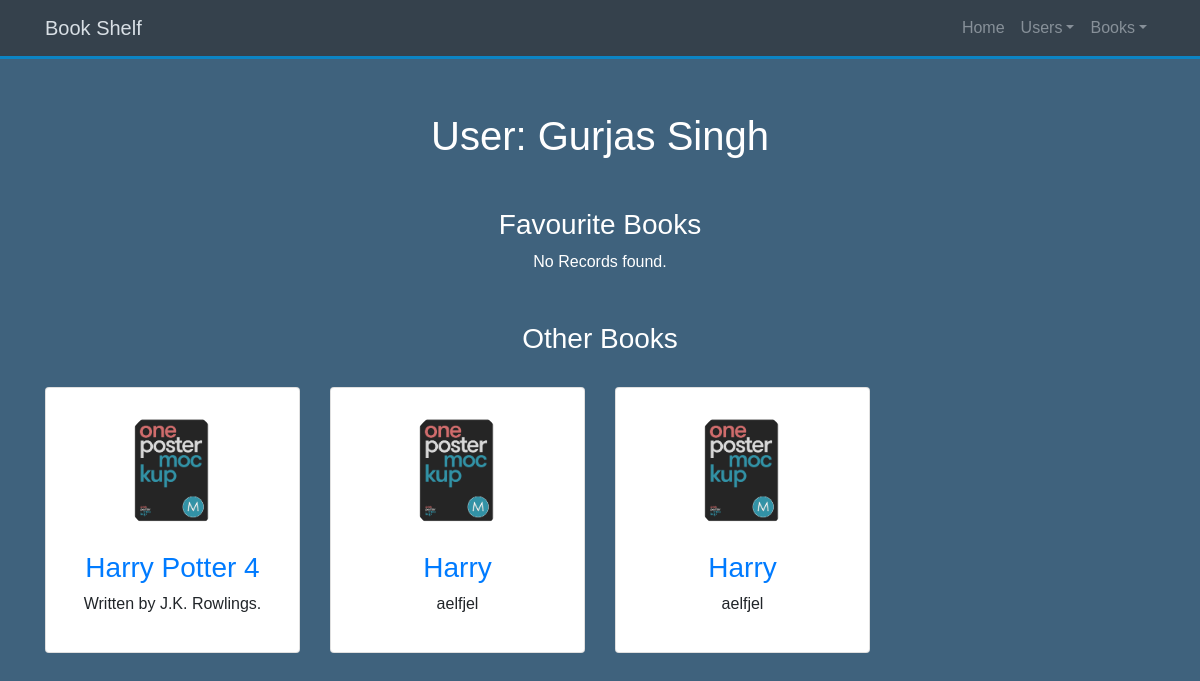
The page /singleUser/2 on the database its author committed.
### database_setup.py (models this page shows, shortened)
class User(Base):
    __tablename__ = 'user'
    id = Column(Integer, primary_key=True, autoincrement=True)
    name = Column(String(250), nullable=False)
    favourite_book_id = Column(String(500))

class Books(Base):
    __tablename__ = "books"
    name = Column(String(80), nullable=False)
    id = Column(Integer, primary_key=True, autoincrement=True)
    description = Column(String(250))
    img_url = Column(String(250))

### flask_app.py (the view)
@app.route("/singleUser/<int:user_id>")
def singleUser(user_id):
    DBSession = sessionmaker(bind=engine)
    session = DBSession()
    single_user = session.query(User).filter_by(id=user_id).one()
    if (single_user.favourite_book_id != None):
        book_list = single_user.favourite_book_id.split(',')
        book_list = list(map(lambda x: int(x), book_list))
        favourite_books = session.query(Books).filter(Books.id.in_(book_list)).all()
        books = session.query(Books).filter(Books.id.notin_(book_list)).all()
    else:
        favourite_books = []
        books = session.query(Books).all()
    return render_template('singleUser.html', single_user=single_user,
                           favourite_books=favourite_books, books=books)

### templates/singleUser.html (shortened to what this page needs)
{% extends 'base.html' %}
{% block search_bar %}
    <header id="home-section">
        <div class="dark-overlay">
            <div class="home-inner container">
                <header class="masthead">
                </header>
            </div>
        </div>
    </header>
{% endblock %}
{% block content %}
    <center><h1 style="color:white">User: {{ single_user.name }}</h1></center>
    <section id="authors" class="my-5 text-center">
        <h3 style="color:white">Favourite Books</h3>
    {% if favourite_books|length>0 %}
      <div class="container">
          <div class="row">
            {% for i in favourite_books %}
              <div class="col-lg-3 col-md-6 mt-4">
                <div class="card">
                  <div class="card-body">
                    <img src="{{ url_for('static', filename='img/book.png') }}" alt="" class="img-fluid rounded-circle w-50 mb-3">
                    <h3><a href = "{{url_for('viewBookById', book_id = i.id) }}">{{i.name}}</a></h3>
                    <p>{{i.description}}</p>
                  </div>
                </div>
              </div>
            {% endfor %}
          </div>
        </div>
      {% else %}
          <p style="color:white">No Records found.</p>
      {% endif %}
      </section>
    <section id="authors" class="my-5 text-center">
        <h3 style="color:white">Other Books</h3>
    {% if books|length>0 %}
      <div class="container">
          <div class="row">
            {% for i in books %}
              <div class="col-lg-3 col-md-6 mt-4">
                <div class="card">
                  <div class="card-body">
                    <img src="{{ url_for('static', filename='img/book.png') }}" alt="" class="img-fluid rounded-circle w-50 mb-3">
                    <h3><a href = "{{url_for('viewBookById', book_id = i.id) }}">{{i.name}}</a></h3>
                    <p>{{i.description}}</p>
                  </div>
                </div>
              </div>
            {% endfor %}
          </div>
        </div>
      {% else %}
          <p style="color:white">No Records found.</p>
      {% endif %}
      </section>
    <br><br>
{% endblock %}

### static/css/style.css (style rules this page uses)
body { background-color: #3f627d; font-family: OpenSans, sans-serif; margin: 0; padding: 0; }
#home-section { background-repeat: no-repeat; background-size: cover; background-attachment: fixed; min-height: 100px; }
#home-section .home-inner { padding-top: 80px; }
.masthead { padding: 1em 0; }

### rows shown on the page
User: name "Gurjas Singh"
Books: name "Harry Potter 4", description "Written by J.K. Rowlings."
Books: name "Harry", description "aelfjel"
Books: name "Harry", description "aelfjel"
